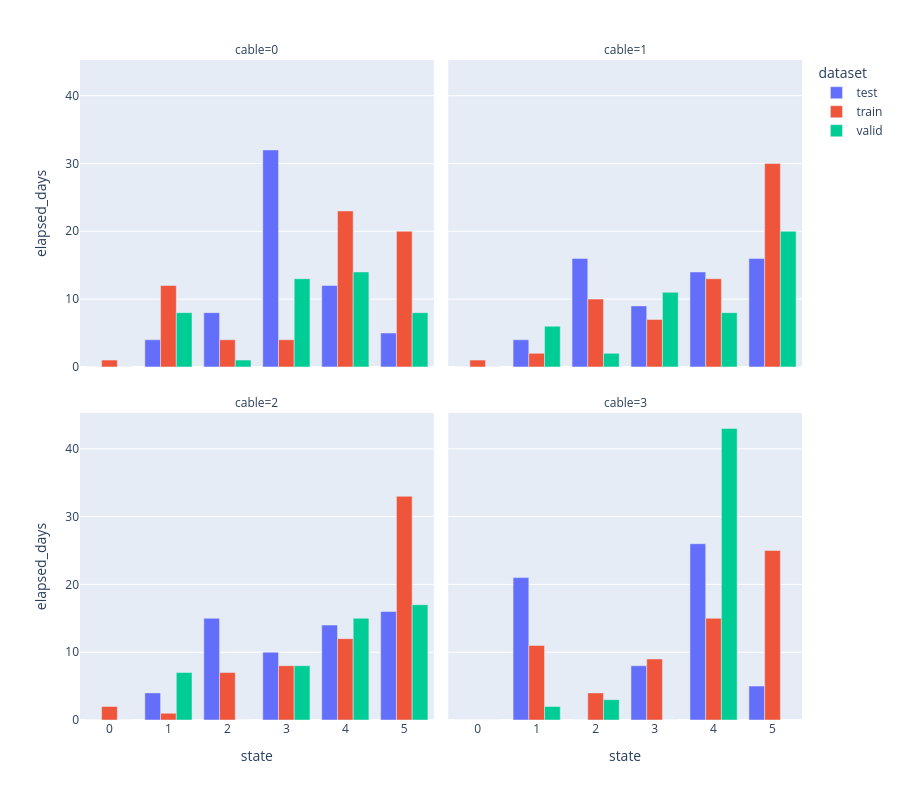

The code cell stored with this chart in its notebook:
### Code cell
px.bar(t, x="state", y="elapsed_days", color="dataset", facet_col="cable", facet_col_wrap=2, height=800, barmode="group")

### Figure 1 — Plotly figure (JSON) as saved in the notebook; plotly's stock layout.template omitted (floating-point values rounded to 4 significant figures)
{"data": [{"alignmentgroup": "True", "hovertemplate": "dataset=test<br>cable=0<br>state=%{x}<br>elapsed_days=%{y}<extra></extra>", "legendgroup": "test", "marker": {"color": "#636efa", "pattern": {"shape": ""}}, "name": "test", "offsetgroup": "test", "orientation": "v", "showlegend": true, "textposition": "auto", "type": "bar", "x": ["0", "1", "2", "3", "4", "5"], "xaxis": "x3", "y": [0, 4, 8, 32, 12, 5], "yaxis": "y3"}, {"alignmentgroup": "True", "hovertemplate": "dataset=test<br>cable=1<br>state=%{x}<br>elapsed_days=%{y}<extra></extra>", "legendgroup": "test", "marker": {"color": "#636efa", "pattern": {"shape": ""}}, "name": "test", "offsetgroup": "test", "orientation": "v", "showlegend": false, "textposition": "auto", "type": "bar", "x": ["0", "1", "2", "3", "4", "5"], "xaxis": "x4", "y": [0, 4, 16, 9, 14, 16], "yaxis": "y4"}, {"alignmentgroup": "True", "hovertemplate": "dataset=test<br>cable=2<br>state=%{x}<br>elapsed_days=%{y}<extra></extra>", "legendgroup": "test", "marker": {"color": "#636efa", "pattern": {"shape": ""}}, "name": "test", "offsetgroup": "test", "orientation": "v", "showlegend": false, "textposition": "auto", "type": "bar", "x": ["0", "1", "2", "3", "4", "5"], "xaxis": "x", "y": [0, 4, 15, 10, 14, 16], "yaxis": "y"}, {"alignmentgroup": "True", "hovertemplate": "dataset=test<br>cable=3<br>state=%{x}<br>elapsed_days=%{y}<extra></extra>", "legendgroup": "test", "marker": {"color": "#636efa", "pattern": {"shape": ""}}, "name": "test", "offsetgroup": "test", "orientation": "v", "showlegend": false, "textposition": "auto", "type": "bar", "x": ["0", "1", "2", "3", "4", "5"], "xaxis": "x2", "y": [0, 21, 0, 8, 26, 5], "yaxis": "y2"}, {"alignmentgroup": "True", "hovertemplate": "dataset=train<br>cable=0<br>state=%{x}<br>elapsed_days=%{y}<extra></extra>", "legendgroup": "train", "marker": {"color": "#EF553B", "pattern": {"shape": ""}}, "name": "train", "offsetgroup": "train", "orientation": "v", "showlegend": true, "textposition": "auto", "type": "bar", "x": ["0", "1", "2", "3", "4", "5"], "xaxis": "x3", "y": [1, 12, 4, 4, 23, 20], "yaxis": "y3"}, {"alignmentgroup": "True", "hovertemplate": "dataset=train<br>cable=1<br>state=%{x}<br>elapsed_days=%{y}<extra></extra>", "legendgroup": "train", "marker": {"color": "#EF553B", "pattern": {"shape": ""}}, "name": "train", "offsetgroup": "train", "orientation": "v", "showlegend": false, "textposition": "auto", "type": "bar", "x": ["0", "1", "2", "3", "4", "5"], "xaxis": "x4", "y": [1, 2, 10, 7, 13, 30], "yaxis": "y4"}, {"alignmentgroup": "True", "hovertemplate": "dataset=train<br>cable=2<br>state=%{x}<br>elapsed_days=%{y}<extra></extra>", "legendgroup": "train", "marker": {"color": "#EF553B", "pattern": {"shape": ""}}, "name": "train", "offsetgroup": "train", "orientation": "v", "showlegend": false, "textposition": "auto", "type": "bar", "x": ["0", "1", "2", "3", "4", "5"], "xaxis": "x", "y": [2, 1, 7, 8, 12, 33], "yaxis": "y"}, {"alignmentgroup": "True", "hovertemplate": "dataset=train<br>cable=3<br>state=%{x}<br>elapsed_days=%{y}<extra></extra>", "legendgroup": "train", "marker": {"color": "#EF553B", "pattern": {"shape": ""}}, "name": "train", "offsetgroup": "train", "orientation": "v", "showlegend": false, "textposition": "auto", "type": "bar", "x": ["0", "1", "2", "3", "4", "5"], "xaxis": "x2", "y": [0, 11, 4, 9, 15, 25], "yaxis": "y2"}, {"alignmentgroup": "True", "hovertemplate": "dataset=valid<br>cable=0<br>state=%{x}<br>elapsed_days=%{y}<extra></extra>", "legendgroup": "valid", "marker": {"color": "#00cc96", "pattern": {"shape": ""}}, "name": "valid", "offsetgroup": "valid", "orientation": "v", "showlegend": true, "textposition": "auto", "type": "bar", "x": ["0", "1", "2", "3", "4", "5"], "xaxis": "x3", "y": [0, 8, 1, 13, 14, 8], "yaxis": "y3"}, {"alignmentgroup": "True", "hovertemplate": "dataset=valid<br>cable=1<br>state=%{x}<br>elapsed_days=%{y}<extra></extra>", "legendgroup": "valid", "marker": {"color": "#00cc96", "pattern": {"shape": ""}}, "name": "valid", "offsetgroup": "valid", "orientation": "v", "showlegend": false, "textposition": "auto", "type": "bar", "x": ["0", "1", "2", "3", "4", "5"], "xaxis": "x4", "y": [0, 6, 2, 11, 8, 20], "yaxis": "y4"}, {"alignmentgroup": "True", "hovertemplate": "dataset=valid<br>cable=2<br>state=%{x}<br>elapsed_days=%{y}<extra></extra>", "legendgroup": "valid", "marker": {"color": "#00cc96", "pattern": {"shape": ""}}, "name": "valid", "offsetgroup": "valid", "orientation": "v", "showlegend": false, "textposition": "auto", "type": "bar", "x": ["0", "1", "2", "3", "4", "5"], "xaxis": "x", "y": [0, 7, 0, 8, 15, 17], "yaxis": "y"}, {"alignmentgroup": "True", "hovertemplate": "dataset=valid<br>cable=3<br>state=%{x}<br>elapsed_days=%{y}<extra></extra>", "legendgroup": "valid", "marker": {"color": "#00cc96", "pattern": {"shape": ""}}, "name": "valid", "offsetgroup": "valid", "orientation": "v", "showlegend": false, "textposition": "auto", "type": "bar", "x": ["0", "1", "2", "3", "4"], "xaxis": "x2", "y": [0, 2, 3, 0, 43], "yaxis": "y2"}], "layout": {"annotations": [{"font": {}, "showarrow": false, "text": "cable=2", "x": 0.245, "xanchor": "center", "xref": "paper", "y": 0.465, "yanchor": "bottom", "yref": "paper"}, {"font": {}, "showarrow": false, "text": "cable=3", "x": 0.755, "xanchor": "center", "xref": "paper", "y": 0.465, "yanchor": "bottom", "yref": "paper"}, {"font": {}, "showarrow": false, "text": "cable=0", "x": 0.245, "xanchor": "center", "xref": "paper", "y": 1.0, "yanchor": "bottom", "yref": "paper"}, {"font": {}, "showarrow": false, "text": "cable=1", "x": 0.755, "xanchor": "center", "xref": "paper", "y": 1.0, "yanchor": "bottom", "yref": "paper"}], "barmode": "group", "height": 800, "legend": {"title": {"text": "dataset"}, "tracegroupgap": 0}, "margin": {"t": 60}, "xaxis": {"anchor": "y", "domain": [0, 0.49], "title": {"text": "state"}}, "xaxis2": {"anchor": "y2", "domain": [0.51, 1], "matches": "x", "title": {"text": "state"}}, "xaxis3": {"anchor": "y3", "domain": [0, 0.49], "matches": "x", "showticklabels": false}, "xaxis4": {"anchor": "y4", "domain": [0.51, 1], "matches": "x", "showticklabels": false}, "yaxis": {"anchor": "x", "domain": [0, 0.465], "title": {"text": "elapsed_days"}}, "yaxis2": {"anchor": "x2", "domain": [0, 0.465], "matches": "y", "showticklabels": false}, "yaxis3": {"anchor": "x3", "domain": [0.535, 1.0], "matches": "y", "title": {"text": "elapsed_days"}}, "yaxis4": {"anchor": "x4", "domain": [0.535, 1.0], "matches": "y", "showticklabels": false}}}
